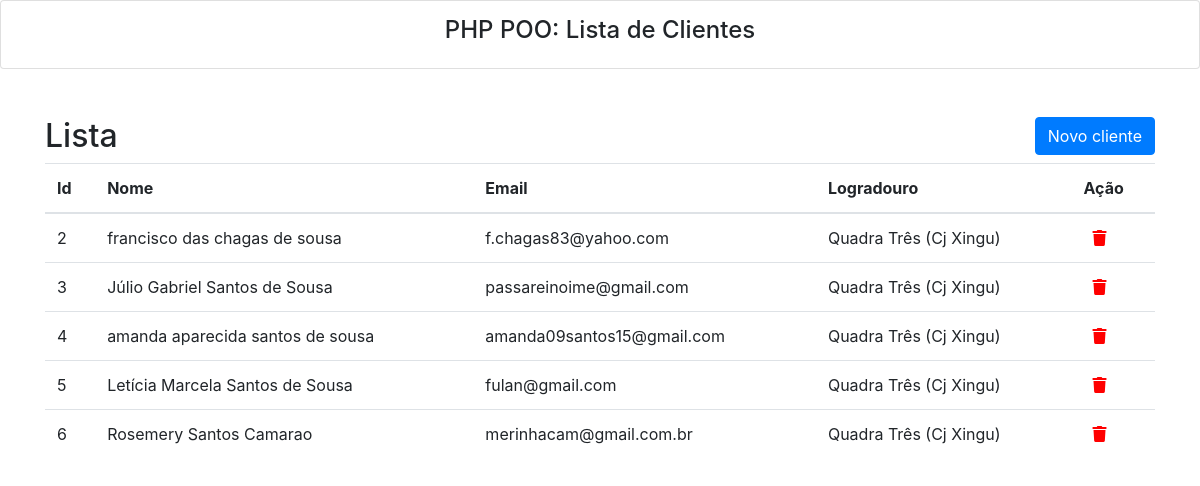
The page / on the database its author committed.
### tables this page shows
CREATE TABLE `cliente` (
  `id` int(11) NOT NULL,
  `nome` varchar(80) DEFAULT NULL,
  `email` varchar(80) DEFAULT NULL,
  `logradouro` varchar(50) DEFAULT NULL,
  `bairro` varchar(50) DEFAULT NULL,
  `cidade` varchar(50) DEFAULT NULL,
  `estado` varchar(2) DEFAULT NULL,
  `cep` varchar(20) DEFAULT NULL
);

### clientes.php (called while the page is built, shortened)
<?php
	class Clientes
	{
		public function __construct()
		{
			$this->mysqli = new mysqli("localhost", "root", "usbw", "banco");
		}
		public function listarClientes()
		{
			$result = $this->mysqli->query("SELECT * FROM cliente");
			if ($result->num_rows > 0) {
				$data = array();
				while ($row = $result->fetch_assoc()) {
					$data[] = $row;
				}
				return $data;
			}else{
				echo "Nenhum cliente cadastrado";
			}
		}
	}
?>

### index.php (the view, shortened to what this page needs)
<?php
  include 'clientes.php';
  $cliente = new Clientes();
?>
<!DOCTYPE html>
<html lang="en">
<head>
  <link rel="stylesheet" href="https://maxcdn.bootstrapcdn.com/bootstrap/4.5.2/css/bootstrap.min.css">
  <link rel="stylesheet" href="https://pro.fontawesome.com/releases/v5.10.0/css/all.css"/>
</head>
<body>
<div class="card text-center" style="padding:15px;">
  <h4>PHP POO: Lista de Clientes</h4>
</div><br><br>
<div class="container">
  <h2>Lista
    <a href="inserirCliente.php" class="btn btn-primary" style="float:right;">Novo cliente</a>
  </h2>
  <table class="table table-hover">
    <thead>
      <tr>
        <th>Id</th>
        <th>Nome</th>
        <th>Email</th>
        <th>Logradouro</th>
        <th>Ação</th>
      </tr>
    </thead>
    <tbody>
        <?php
          $clientes = $cliente->listarClientes();
          foreach ($clientes as $lista) {
        ?>
        <tr>
          <td><?php echo $lista['id'] ?></td>
          <td><?php echo $lista['nome'] ?></td>
          <td><?php echo $lista['email'] ?></td>
          <td><?php echo $lista['logradouro'] ?></td>
          <td>
            <a href="index.php?id=<?php echo $lista['id'] ?>" style="color:red" onclick="confirm('Are you sure want to delete this record')">
              <i class="fa fa-trash" aria-hidden="true"></i>
            </a>
          </td>
        </tr>
      <?php } ?>
    </tbody>
  </table>
</div>
</body>
</html>

### rows shown on the page
cliente: id "2", nome "francisco das chagas de sousa", email "f.chagas83@yahoo.com", logradouro "Quadra Três (Cj Xingu)"
cliente: id "3", nome "Júlio Gabriel Santos de Sousa", email "passareinoime@gmail.com", logradouro "Quadra Três (Cj Xingu)"
cliente: id "4", nome "amanda aparecida santos de sousa", email "amanda09santos15@gmail.com", logradouro "Quadra Três (Cj Xingu)"
cliente: id "5", nome "Letícia Marcela Santos de Sousa", email "fulan@gmail.com", logradouro "Quadra Três (Cj Xingu)"
cliente: id "6", nome "Rosemery Santos Camarao", email "merinhacam@gmail.com.br", logradouro "Quadra Três (Cj Xingu)"
